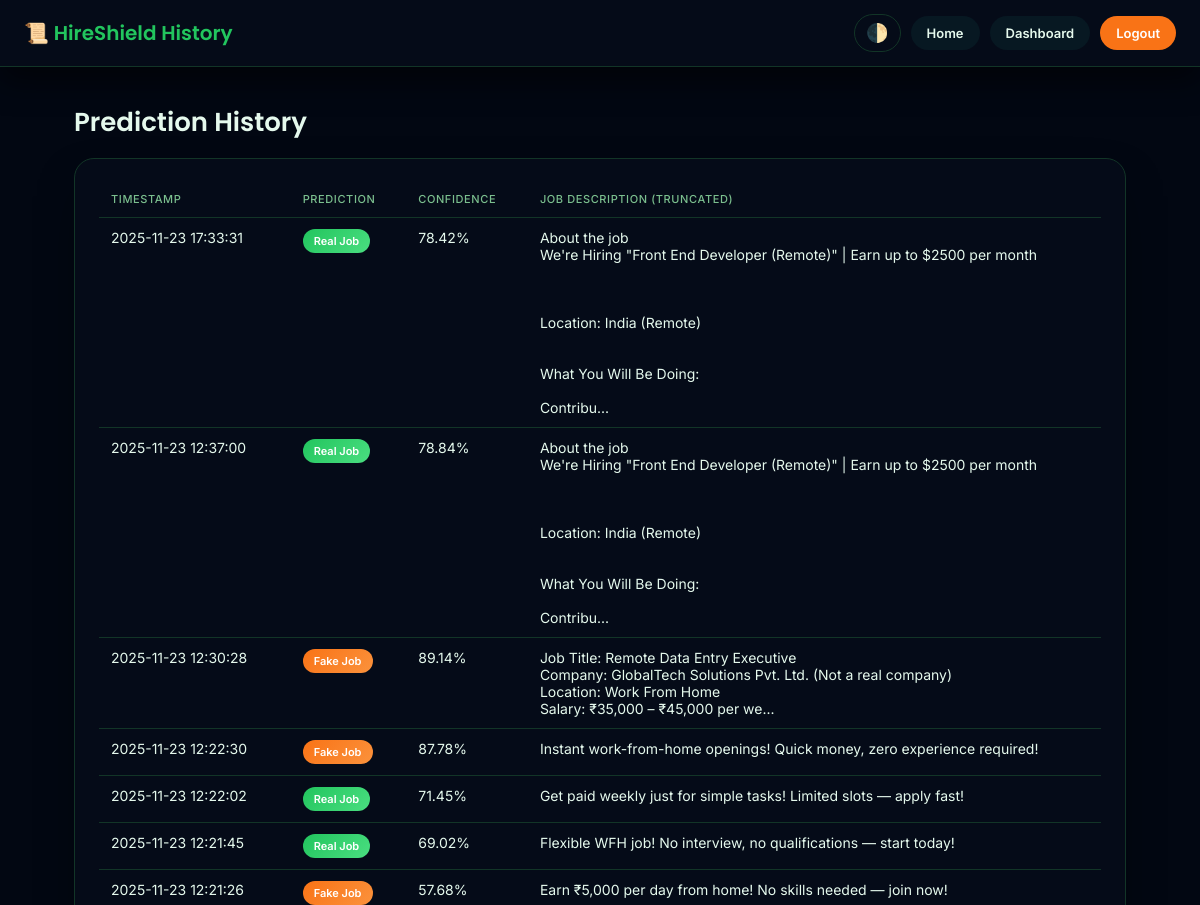
Page /history (signed in, upper part) on the earlier database version.
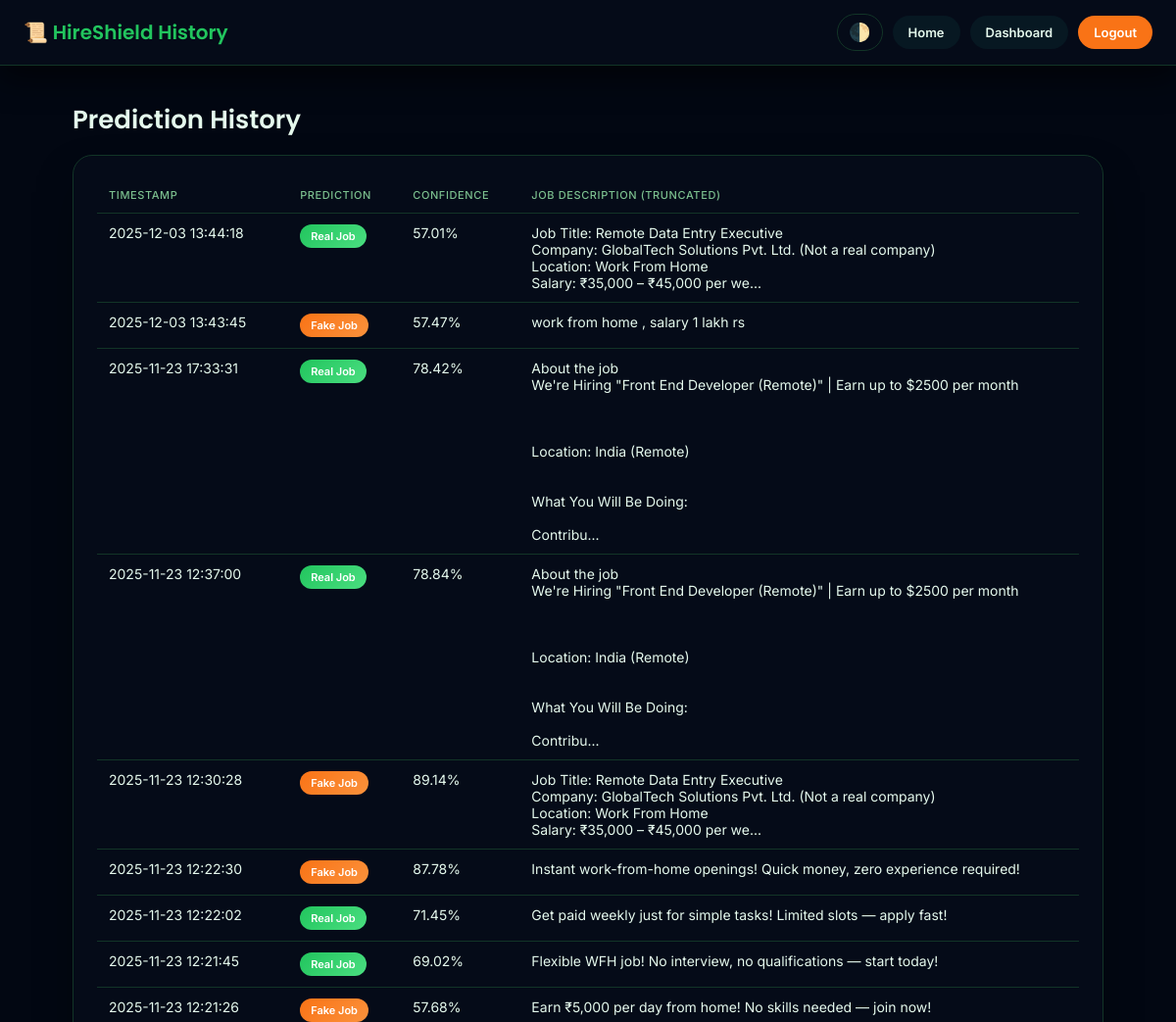
Same page on the later database version.
### tables this page shows
CREATE TABLE predictions (
            id INTEGER PRIMARY KEY AUTOINCREMENT,
            job_description TEXT,
            prediction TEXT,
            confidence REAL,
            timestamp DATETIME DEFAULT CURRENT_TIMESTAMP
        );

### app.py (the view)
@app.route('/history')
def history():
    if not session.get('admin_logged_in'):
        return redirect(url_for('admin_login'))
    conn = sqlite3.connect(DB_PATH)
    rows = conn.execute('SELECT timestamp, job_description, prediction, confidence FROM predictions ORDER BY id DESC').fetchall()
    conn.close()
    return render_template('history.html', records=[(r[1], r[2], r[3], r[0]) for r in rows])  # match job,label,conf,time

### templates/history.html (shortened to what this page needs)
<!DOCTYPE html>
<html lang="en" data-theme="dark">
<head>
</head>
<body>
<header class="header">
  <div class="brand">📜 HireShield History</div>
  <nav>
    <button class="theme-toggle" onclick="toggleTheme()">🌓</button>
    <a href="/" class="btn">Home</a>
    <a href="{{ url_for('admin_dashboard') }}" class="btn">Dashboard</a>
    {% if session.admin_logged_in %}
      <a href="{{ url_for('logout') }}" class="btn btn-danger">Logout</a>
    {% else %}
      <a href="{{ url_for('admin_login') }}" class="btn">Login</a>
    {% endif %}
  </nav>
</header>
<div class="container">
  <h1>Prediction History</h1>
  <div class="table-box">
    <table>
      <thead>
        <tr>
          <th>Timestamp</th>
          <th>Prediction</th>
          <th>Confidence</th>
          <th>Job Description (truncated)</th>
        </tr>
      </thead>
      <tbody>
        {% for job, label, conf, time in records %}
        <tr>
          <td style="min-width:140px;">{{ time }}</td>
          <td><span class="badge {{ 'fake' if label=='Fake Job' else 'real' }}">{{ label }}</span></td>
          <td>{{ conf }}%</td>
          <td class="desc">{{ job[:160] }}{% if job|length > 160 %}...{% endif %}</td>
        </tr>
        {% endfor %}
      </tbody>
    </table>
  </div>
</div>
</body>
</html>

### templates/history.html (style rules this page uses)
:root[data-theme="dark"] { --bg:#020712; --surface:#050b18; --card:#071822; --accent:#22c55e; --text:#e5f9ed; --muted:#7bbf8e; --border:#123527; --hover:#16a34a; --fake:#f97316; --real:#22c55e; }
* { margin:0; padding:0; box-sizing:border-box; }
body { font-family:"Inter",sans-serif; background:var(--bg); color:var(--text); }
h1,.brand { font-family:"Poppins",sans-serif; }
.header { background:var(--surface); border-bottom:1px solid var(--border); padding:14px 24px; display:flex; justify-content:space-between; align-items:center; position:sticky; top:0; z-index:10; box-shadow:0 14px 30px rgba(0,0,0,.55); }
.brand { font-size:20px; font-weight:600; color:var(--accent); display:flex; align-items:center; gap:8px; }
nav { display:flex; gap:10px; align-items:center; }
.btn { padding:9px 16px; border:none; border-radius:999px; font-weight:600; font-size:13px; cursor:pointer; background:var(--card); color:var(--text); transition:.2s; text-decoration:none; display:inline-block; font-family:"Inter",sans-serif; }
.btn-danger { background:var(--fake); color:#fff; }
.theme-toggle { background:transparent; border:1px solid var(--border); padding:7px 11px; border-radius:999px; cursor:pointer; font-size:18px; color:var(--muted); }
.container { max-width:1100px; margin:36px auto; padding:0 24px 40px; }
h1 { font-size:26px; margin-bottom:16px; font-weight:600; }
.table-box { background:var(--surface); padding:22px 24px; border-radius:20px; border:1px solid var(--border); box-shadow:0 20px 50px -18px rgba(0,0,0,.7); overflow:auto; }
table { width:100%; border-collapse:collapse; font-size:14px; }
th, td { padding:11px 12px; text-align:left; border-bottom:1px solid var(--border); vertical-align:top; }
th { font-size:11px; letter-spacing:.6px; text-transform:uppercase; color:var(--muted); font-weight:500; }
.badge { padding:5px 11px; border-radius:999px; font-weight:600; font-size:11px; color:#fff; display:inline-block; }
.badge.fake { background:linear-gradient(135deg,var(--fake),#fb923c); }
.badge.real { background:linear-gradient(135deg,var(--real),#4ade80); }
.desc { white-space:pre-wrap; max-width:480px; }

Differences in the rows shown:
added predictions: timestamp "2025-12-03 13:44:18", prediction "Real Job", confidence "57.01", job_description "Job Title: Remote Data Entry Executive Company: GlobalTech Solutions Pvt. Ltd. (Not a real company) Location: Work From Home Salary: ₹35,000 – ₹45,000 per we"
added predictions: timestamp "2025-12-03 13:43:45", prediction "Fake Job", confidence "57.47", job_description "work from home , salary 1 lakh rs"
